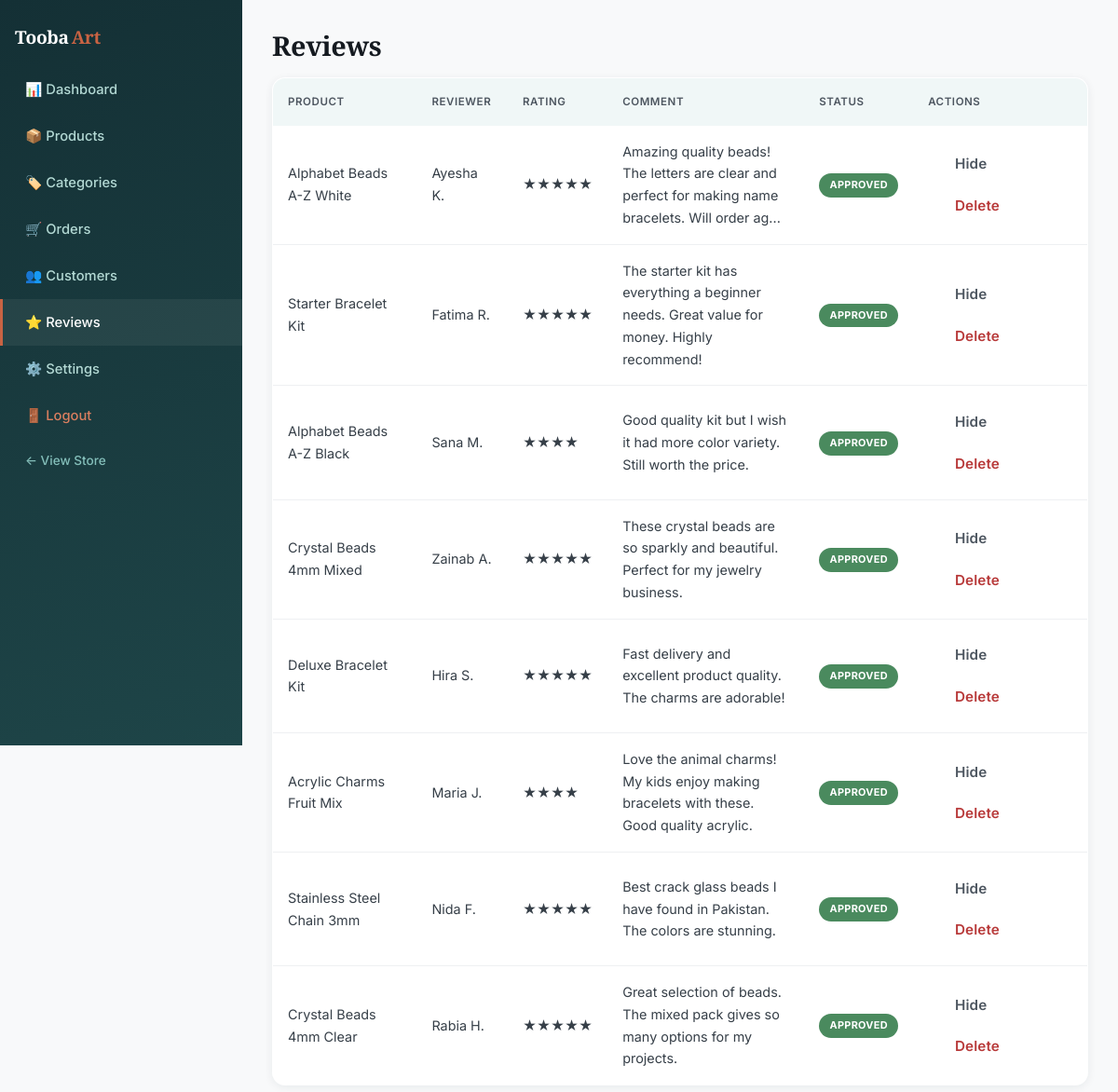
The page /admin/reviews.php (signed in) on the database its author committed.
### tables this page shows
CREATE TABLE IF NOT EXISTS reviews (
  id          INT AUTO_INCREMENT PRIMARY KEY,
  product_id  INT NOT NULL,
  name        VARCHAR(100) NOT NULL,
  rating      TINYINT NOT NULL CHECK (rating BETWEEN 1 AND 5),
  comment     TEXT,
  is_approved TINYINT(1) DEFAULT 0,
  created_at  TIMESTAMP DEFAULT CURRENT_TIMESTAMP,
  FOREIGN KEY (product_id) REFERENCES products(id) ON DELETE CASCADE
);

CREATE TABLE IF NOT EXISTS products (
  id          INT AUTO_INCREMENT PRIMARY KEY,
  category_id INT NOT NULL,
  name        VARCHAR(200) NOT NULL,
  slug        VARCHAR(200) NOT NULL UNIQUE,
  description TEXT,
  price       DECIMAL(10,2) NOT NULL,
  sale_price  DECIMAL(10,2) NULL,
  stock       INT DEFAULT 0,
  image       VARCHAR(255),
  gallery     TEXT,             
  is_featured TINYINT(1) DEFAULT 0,
  is_active   TINYINT(1) DEFAULT 1,
  created_at  TIMESTAMP DEFAULT CURRENT_TIMESTAMP,
  FOREIGN KEY (category_id) REFERENCES categories(id) ON DELETE RESTRICT
);

### config/database.php (called while the page is built, shortened)
<?php
function db() {
    static $pdo = null;
    if ($pdo === null) {
        $dsn = 'mysql:host=' . DB_HOST . ';dbname=' . DB_NAME . ';charset=' . DB_CHARSET;
        try {
            $pdo = new PDO($dsn, DB_USER, DB_PASS, [
                PDO::ATTR_ERRMODE            => PDO::ERRMODE_EXCEPTION,
                PDO::ATTR_DEFAULT_FETCH_MODE => PDO::FETCH_ASSOC,
                PDO::ATTR_EMULATE_PREPARES   => false,
            ]);
        } catch (PDOException $e) {
            die('Database connection failed: ' . $e->getMessage());
        }
    }
    return $pdo;
}

### config/functions.php (called while the page is built, shortened)
<?php
require_once __DIR__ . '/database.php';
function e($value) {
    return htmlspecialchars($value ?? '', ENT_QUOTES, 'UTF-8');
}
function get_all_reviews() {
    return db()->query('SELECT r.*, p.name AS product_name FROM reviews r JOIN products p ON r.product_id = p.id ORDER BY r.created_at DESC')->fetchAll();
}

### admin/reviews.php (the view, shortened to what this page needs)
<?php
require_once __DIR__ . '/../config/functions.php';
$reviews = get_all_reviews();
include __DIR__ . '/includes/header.php';
?>
<div class="admin-header">
    <h1>Reviews</h1>
</div>
<table class="admin-table">
    <thead>
        <tr><th>Product</th><th>Reviewer</th><th>Rating</th><th>Comment</th><th>Status</th><th>Actions</th></tr>
    </thead>
    <tbody>
        <?php foreach ($reviews as $r): ?>
            <tr>
                <td><?= e($r['product_name']) ?></td>
                <td><?= e($r['name']) ?></td>
                <td><?= str_repeat('★', $r['rating']) ?></td>
                <td style="max-width:300px"><?= e(mb_strimwidth($r['comment'], 0, 100, '...')) ?></td>
                <td><?= $r['is_approved'] ? '<span class="badge badge-new">Approved</span>' : '<span class="badge badge-stock">Pending</span>' ?></td>
                <td>
                    <form method="post" style="display:inline">
                        <?php if ($r['is_approved']): ?>
                            <button type="submit" name="action" value="unapprove" class="btn btn-ghost btn-sm">Hide</button>
                        <?php else: ?>
                            <button type="submit" name="action" value="approve" class="btn btn-primary btn-sm">Approve</button>
                        <?php endif; ?>
                        <button type="submit" name="action" value="delete" class="btn btn-ghost btn-sm" style="color:var(--error-500)" onclick="return confirm('Delete this review?')">Delete</button>
                    </form>
                </td>
            </tr>
        <?php endforeach; ?>
    </tbody>
</table>
<?php include __DIR__ . '/includes/footer.php'; ?>

### rows shown on the page
reviews: product.name "Alphabet Beads A-Z White", name "Ayesha K.", rating "★★★★★", comment "Amazing quality beads! The letters are clear and perfect for making name bracelets. Will order ag...", is_approved "APPROVED"
reviews: product.name "Starter Bracelet Kit", name "Fatima R.", rating "★★★★★", comment "The starter kit has everything a beginner needs. Great value for money. Highly recommend!", is_approved "APPROVED"
reviews: product.name "Alphabet Beads A-Z Black", name "Sana M.", rating "★★★★", comment "Good quality kit but I wish it had more color variety. Still worth the price.", is_approved "APPROVED"
reviews: product.name "Crystal Beads 4mm Mixed", name "Zainab A.", rating "★★★★★", comment "These crystal beads are so sparkly and beautiful. Perfect for my jewelry business.", is_approved "APPROVED"
reviews: product.name "Deluxe Bracelet Kit", name "Hira S.", rating "★★★★★", comment "Fast delivery and excellent product quality. The charms are adorable!", is_approved "APPROVED"
reviews: product.name "Acrylic Charms Fruit Mix", name "Maria J.", rating "★★★★", comment "Love the animal charms! My kids enjoy making bracelets with these. Good quality acrylic.", is_approved "APPROVED"
reviews: product.name "Stainless Steel Chain 3mm", name "Nida F.", rating "★★★★★", comment "Best crack glass beads I have found in Pakistan. The colors are stunning.", is_approved "APPROVED"
reviews: product.name "Crystal Beads 4mm Clear", name "Rabia H.", rating "★★★★★", comment "Great selection of beads. The mixed pack gives so many options for my projects.", is_approved "APPROVED"
